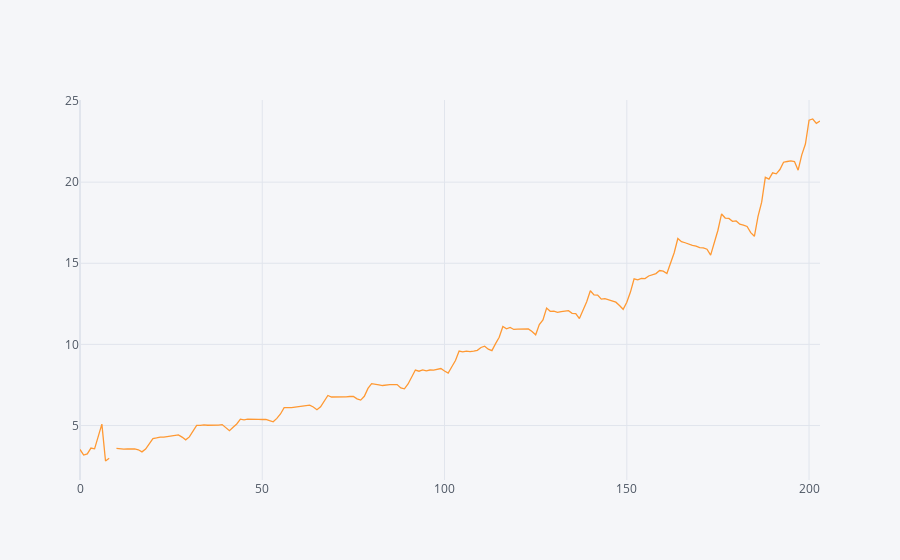

The code cell stored with this chart in its notebook:
### Code cell
n=9

df_p=df.copy()
for i in range(n,len(df)):
    sum=df[i-n-1:i-1].mean()
    df_p[i]=sum
df_p.iplot()

### Figure 1 — Plotly figure (JSON) as saved in the notebook; plotly's stock layout.template omitted (floating-point values rounded to 4 significant figures; data arrays with more than 128 entries replaced by an {"elided": "..."} marker saying what was removed)
{"data": [{"line": {"color": "rgba(255, 153, 51, 1.0)", "dash": "solid", "shape": "linear", "width": 1.3}, "mode": "lines", "name": "value", "text": "", "type": "scatter", "x": {"elided": "204 int values"}, "y": {"elided": "204 mixed values"}}], "layout": {"legend": {"bgcolor": "#F5F6F9", "font": {"color": "#4D5663"}}, "paper_bgcolor": "#F5F6F9", "plot_bgcolor": "#F5F6F9", "title": {"font": {"color": "#4D5663"}}, "xaxis": {"gridcolor": "#E1E5ED", "showgrid": true, "tickfont": {"color": "#4D5663"}, "title": {"font": {"color": "#4D5663"}, "text": ""}, "zerolinecolor": "#E1E5ED"}, "yaxis": {"gridcolor": "#E1E5ED", "showgrid": true, "tickfont": {"color": "#4D5663"}, "title": {"font": {"color": "#4D5663"}, "text": ""}, "zerolinecolor": "#E1E5ED"}}}
